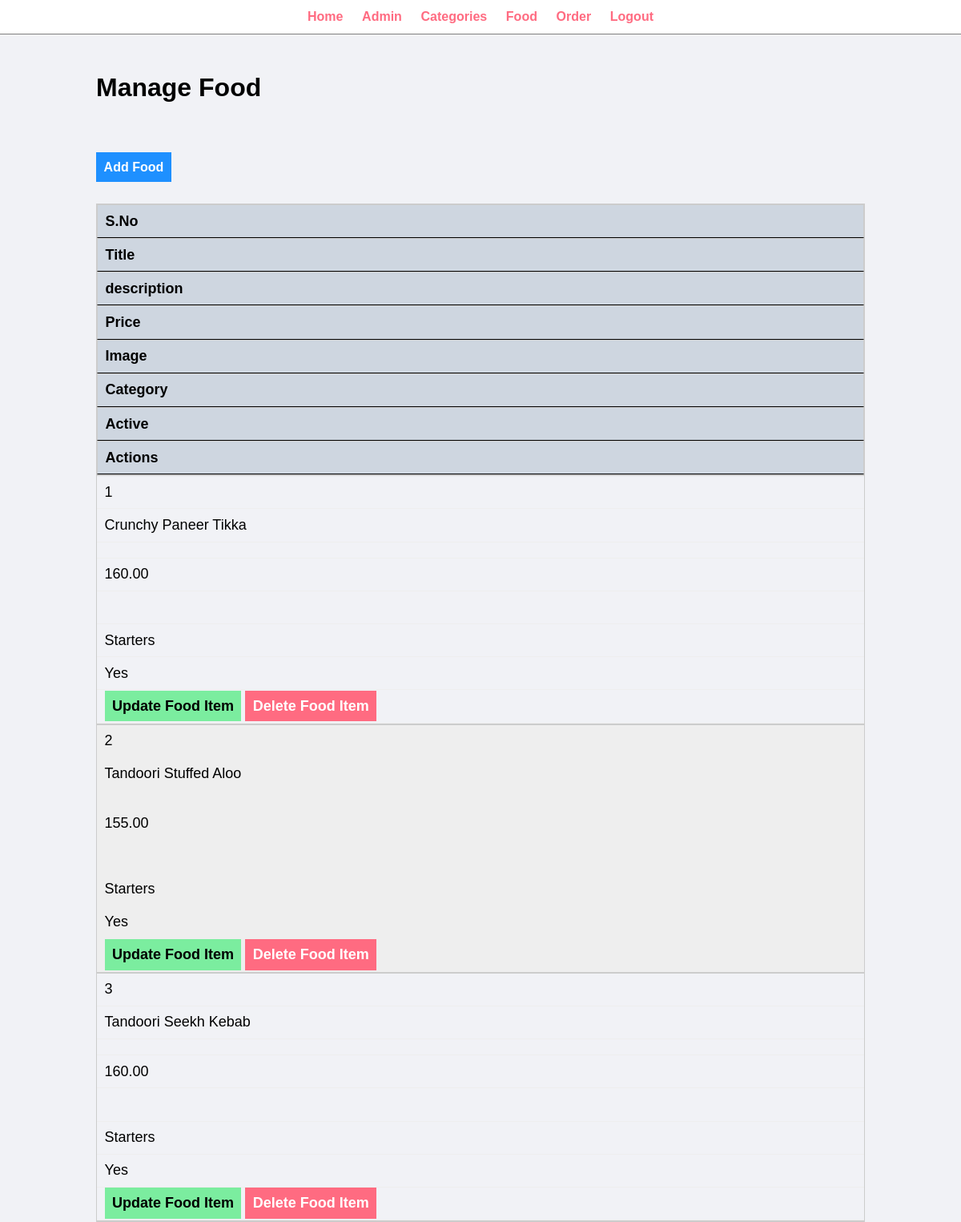
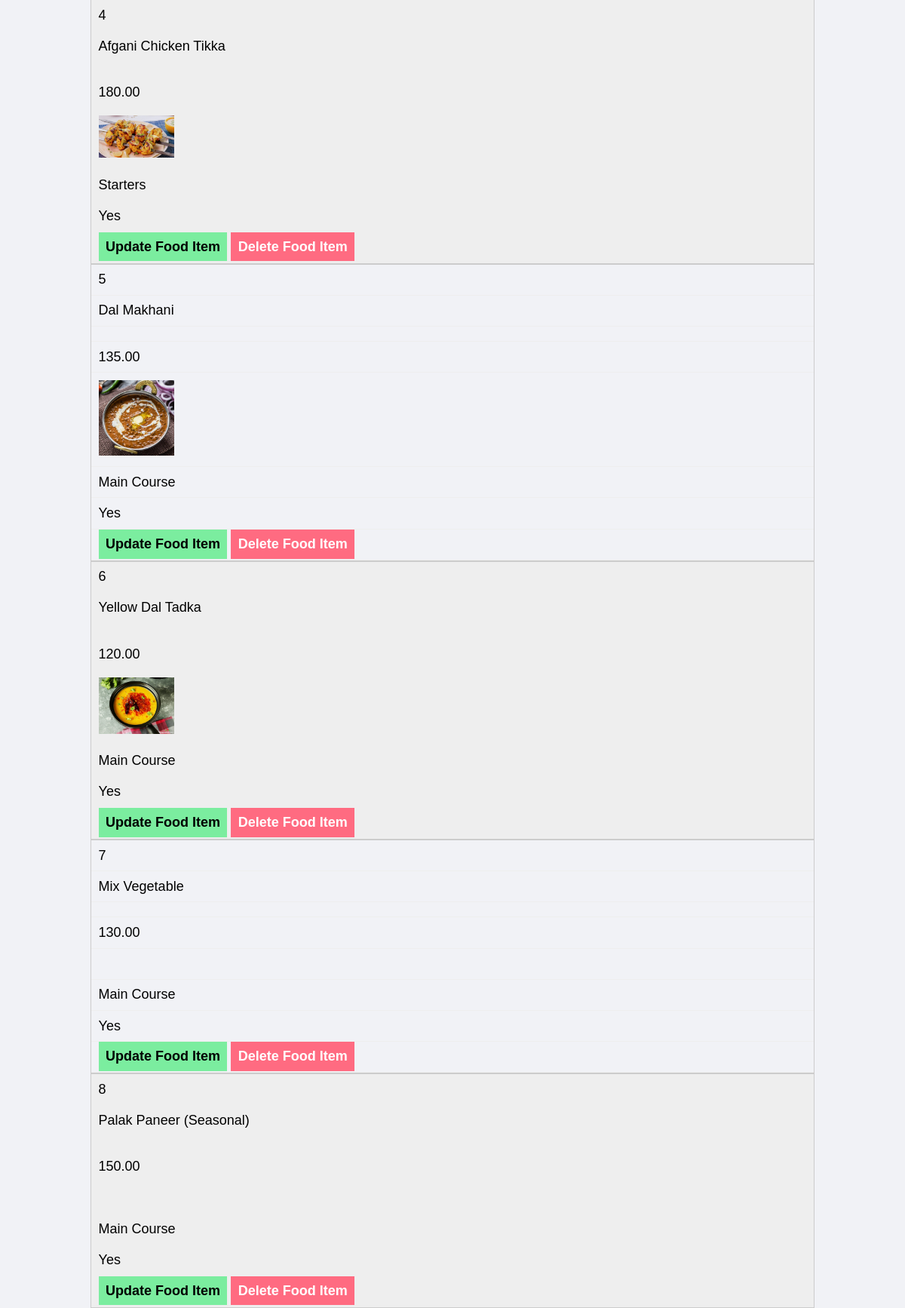
Screenshot of /food_order/admin/manage-food.php (signed in, upper part) with the database file from the repository (2 pictures, top to bottom).
### tables this page shows
CREATE TABLE `tbl_food` (
  `id` int(10) UNSIGNED NOT NULL,
  `title` varchar(100) NOT NULL,
  `description` text NOT NULL,
  `price` decimal(10,2) NOT NULL,
  `image_name` varchar(255) NOT NULL,
  `category_name` varchar(100) NOT NULL,
  `active` varchar(10) NOT NULL
);

### food_order/admin/manage-food.php (the view, shortened to what this page needs)
<?php include("partials/menu.php"); ?>
<div class="main-content">
    <div class="wrapper">
        <h1>Manage Food</h1>
        <br><br>
        <br><br>
        <a href="add-food.php" class="btn-primary">Add Food</a>
        <br><br><br>
        <table class="tbl-full">
            <tr>
                <th>S.No</th>
                <th>Title</th>
                <th>description</th>
                <th>Price</th>
                <th>Image</th>
                <th>Category</th>
                <th>Active</th>
                <th colspan=2>Actions</th>
            </tr>
            <?php
                $sql = "SELECT * FROM tbl_food";
                $res = mysqli_query($conn, $sql);
                if ($res == TRUE) {
                    $count = mysqli_num_rows($res);
                    $sn = 1;
                    if ($count>0) {
                        while ($rows = mysqli_fetch_assoc($res)) {
                            $title = $rows['title'];
                            $description = $rows['description'];
                            $price = $rows['price'];
                            $image_name = $rows['image_name'];
                            $category_name = $rows['category_name'];
                            $active = $rows['active'];
                            ?>
                            <tr>
                                <td><?php echo $sn++; ?></td>
                                <td><?php echo $title; ?></td>
                                <td><?php echo $description; ?></td>
                                <td><?php echo $price; ?></td>
                                <td>
                                    <?php
                                        if ($image_name != "") {
                                            ?>
                                            <img src="<?php echo SITEURL; ?>/assets/img/menu/<?php echo $image_name; ?>" alt="" width=100px>
                                            <?php
                                        } else {
                                            echo "<div class='error'>No Image Added</div>";
                                        }
                                    ?>
                                </td>
                                <td><?php echo $category_name; ?></td>
                                <td><?php echo $active; ?></td>
                                <td>
                                    <a href="#" class="btn-secondary">Update Food Item</a>
                                    <a href="<?php echo SITEURL; ?>admin/delete-category.php" class="btn-danger">Delete Food Item</a>
                                </td>
                            </tr>
                            <?php
                        }
                    }
                }
            ?>
        </table>
    </div>
</div>
<?php include("partials/footer.php"); ?>

### food_order/css/admin.css (style rules this page uses)
* { margin: 0; padding: 0; font-family: Arial, Helvetica, sans-serif; }
.wrapper { padding: 1%; width: 80%; margin: 0 auto; }
.tbl-full { width: 100%; }
table tr th { border-bottom: 1px solid black; padding: 1%; text-align: left; }
table tr td { padding: 1%; }
.btn-primary { background-color: #1e90ff; padding: 1%; color: white; text-decoration: none; font-weight: bold; }
.btn-secondary { background-color: #7bed9f; padding: 1%; color: black; text-decoration: none; font-weight: bold; }
.btn-danger { background-color: #ff6b81; padding: 1%; color: white; text-decoration: none; font-weight: bold; }
.main-content { background-color: #f1f2f6; padding: 3% 0; }
tr:nth-of-type(odd) { background: #eee; }
th { background: #ced6e0; color: black; font-weight: bold; }
td, th { padding: 10px; border: 1px solid #ccc; text-align: left; font-size: 18px; }
@media only screen and (max-width: 760px),
(min-device-width: 768px) and (max-device-width: 1024px) { table { width: 100%; } }
@media only screen and (max-width: 760px),
(min-device-width: 768px) and (max-device-width: 1024px) { table, thead, tbody, th, td, tr { display: block; } }
@media only screen and (max-width: 760px),
(min-device-width: 768px) and (max-device-width: 1024px) { tr { border: 1px solid #ccc; } }
@media only screen and (max-width: 760px),
(min-device-width: 768px) and (max-device-width: 1024px) { td { border: none; border-bottom: 1px solid #eee; position: relative; padding-left: 50%; } }
@media only screen and (max-width: 760px),
(min-device-width: 768px) and (max-device-width: 1024px) { td:before { position: absolute; top: 6px; left: 6px; width: 45%; padding-right: 10px; white-space: nowrap; content: attr(data-column); color: #000; font-weight: bold; } }

### rows the page displays
tbl_food: title "Crunchy Paneer Tikka", price "160.00", category_name "Starters", active "Yes"
tbl_food: title "Tandoori Stuffed Aloo", price "155.00", category_name "Starters", active "Yes"
tbl_food: title "Tandoori Seekh Kebab", price "160.00", category_name "Starters", active "Yes"
tbl_food: title "Afgani Chicken Tikka", price "180.00", image_name (picture), category_name "Starters", active "Yes"
tbl_food: title "Dal Makhani", price "135.00", image_name (picture), category_name "Main Course", active "Yes"
tbl_food: title "Yellow Dal Tadka", price "120.00", image_name (picture), category_name "Main Course", active "Yes"
tbl_food: title "Mix Vegetable", price "130.00", category_name "Main Course", active "Yes"
tbl_food: title "Palak Paneer (Seasonal)", price "150.00", category_name "Main Course", active "Yes"
